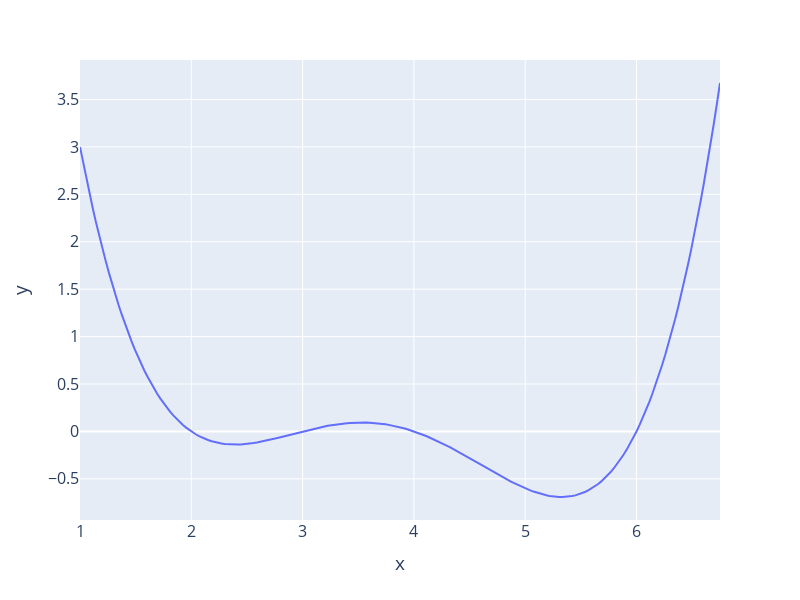

The notebook cell saved with this chart:
### Markdown cell above
Minimization via visualization:

### Code cell
x = np.linspace(1, 6.75, 200)
fig = px.line(y = f(x), x = x)
fig.update_layout(font_size = 16)
fig.update_layout(autosize=False, width=800, height=600)

### Figure 1 — Plotly figure (JSON) as saved in the notebook; plotly's stock layout.template omitted (floating-point values rounded to 4 significant figures; data arrays with more than 128 entries replaced by an {"elided": "..."} marker saying what was removed)
{"data": [{"hovertemplate": "x=%{x}<br>y=%{y}<extra></extra>", "legendgroup": "", "line": {"color": "#636efa", "dash": "solid"}, "marker": {"symbol": "circle"}, "mode": "lines", "name": "", "orientation": "v", "showlegend": false, "type": "scatter", "x": {"elided": "200 float values"}, "xaxis": "x", "y": {"elided": "200 float values"}, "yaxis": "y"}], "layout": {"autosize": false, "font": {"size": 16}, "height": 600, "legend": {"tracegroupgap": 0}, "margin": {"t": 60}, "width": 800, "xaxis": {"anchor": "y", "domain": [0, 1], "title": {"text": "x"}}, "yaxis": {"anchor": "x", "domain": [0, 1], "title": {"text": "y"}}}}
